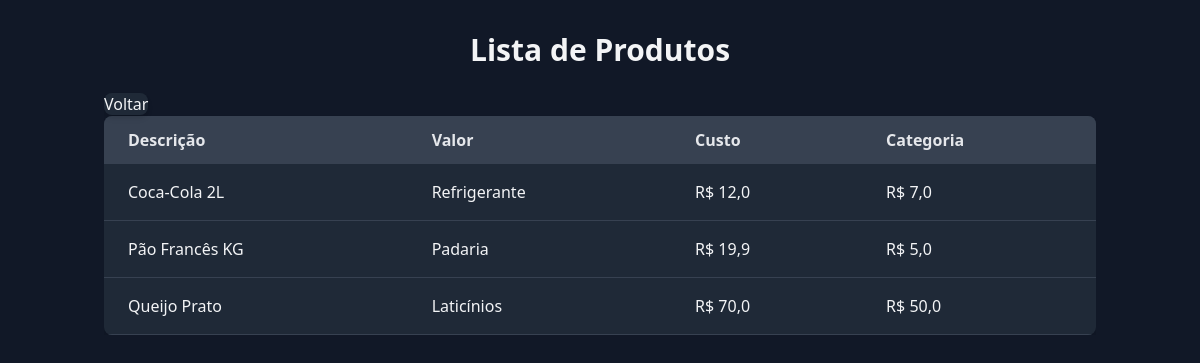
/produtos/, run on the app's committed database.
### app/models.py (models this page shows, shortened)
class Produto(models.Model):
    descricao = models.CharField(max_length=100)
    valor = models.FloatField()
    custo = models.FloatField()
    categoria = models.ForeignKey(Categoria, on_delete=models.CASCADE)

class Categoria(models.Model):
    nome = models.CharField(max_length=100)
    descricao = models.CharField(max_length=100)
    def __str__(self):
        return self.nome

### app/views.py (the view)
# urls.py: path('produtos/', produtos_view),
def produtos_view(request):
    produtos = Produto.objects.all()
    return render(request, 'produtos.html', {'produtos': produtos})

### app/templates/produtos.html (shortened to what this page needs)
{% extends "base.html" %}
{% block header %}
Lista de Produtos
{% endblock %}
{% block conteudo %}
<table class="min-w-full bg-gray-800 shadow-md rounded-lg overflow-hidden">
    <thead class="bg-gray-700 text-gray-200 text-left">
        <tr>
            <th class="py-3 px-6">Descrição</th>
            <th class="py-3 px-6">Valor</th>
            <th class="py-3 px-6">Custo</th>
            <th class="py-3 px-6">Categoria</th>
        </tr>
    </thead>
    <tbody>
        {% for produto in produtos %}
            <tr class="border-b border-gray-700 hover:bg-gray-700">
                <td class="py-4 px-6">{{ produto.descricao }}</td>
                <td class="py-4 px-6">{{ produto.categoria }}</td>
                <td class="py-4 px-6">R$ {{ produto.valor }}</td>
                <td class="py-4 px-6">R$ {{ produto.custo }}</td>
            </tr>
        {% empty %}
            <tr>
                <td colspan="4" class="py-4 px-6 text-center text-gray-400">Nenhum produto cadastrado.</td>
            </tr>
        {% endfor %}
    </tbody>
</table>
{% endblock %}

### data on the page
Produto: descricao "Coca-Cola 2L", categoria "Refrigerante", valor "12,0", custo "7,0"
Produto: descricao "Pão Francês KG", categoria "Padaria", valor "19,9", custo "5,0"
Produto: descricao "Queijo Prato", categoria "Laticínios", valor "70,0", custo "50,0"
